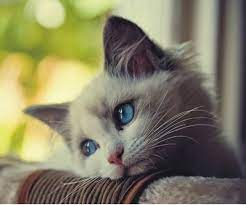
#> input picture Computer Vision with Opencv and Python/2. image processing with opencv/images/kedifoto.jpg, 246 x 205 px, found by its file name
$ python '1_resim_içe_aktarma.py'
#> lines starting #> are read from the running program, lines starting #| are printed output that depends on the picture
import cv2
import matplotlib.pyplot as plt

# içe aktarma
img = cv2.imread("kedifoto.jpg",0)
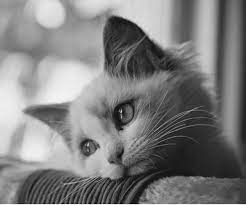
#> img: shape (205, 246); min 0, max 255, mean 126.5


# görselleştir
cv2.imshow("ilk resim",img)
k = cv2.waitKey(0) &0xFF
#> (key Esc is pressed here)
if k == 27:
    cv2.destroyAllWindows()
elif k==ord('s'):
    cv2.imwrite("kedi_gray.jpg",img)
    cv2.destroyAllWindows()

$ run again, with Computer Vision with Opencv and Python/2. image processing with opencv/images/animals.jpg copied over Computer Vision with Opencv and Python/2. image processing with opencv/images/kedifoto.jpg
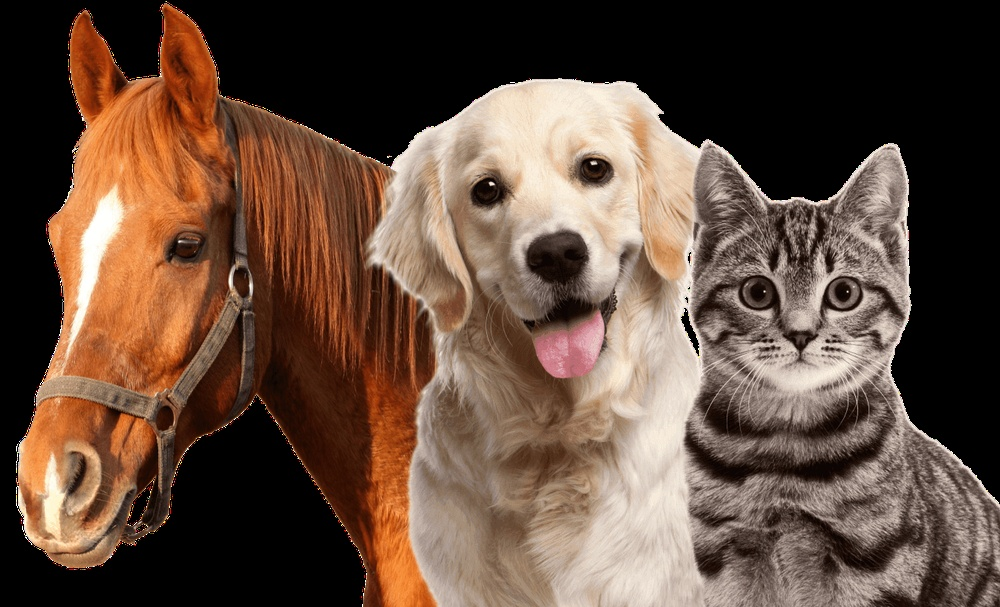
#> input picture Computer Vision with Opencv and Python/2. image processing with opencv/images/animals.jpg, 1000 x 607 px, shrunk from 1339 x 813 before the run, found by its file name
#> `img = cv2.imread("kedifoto.jpg",0)`:
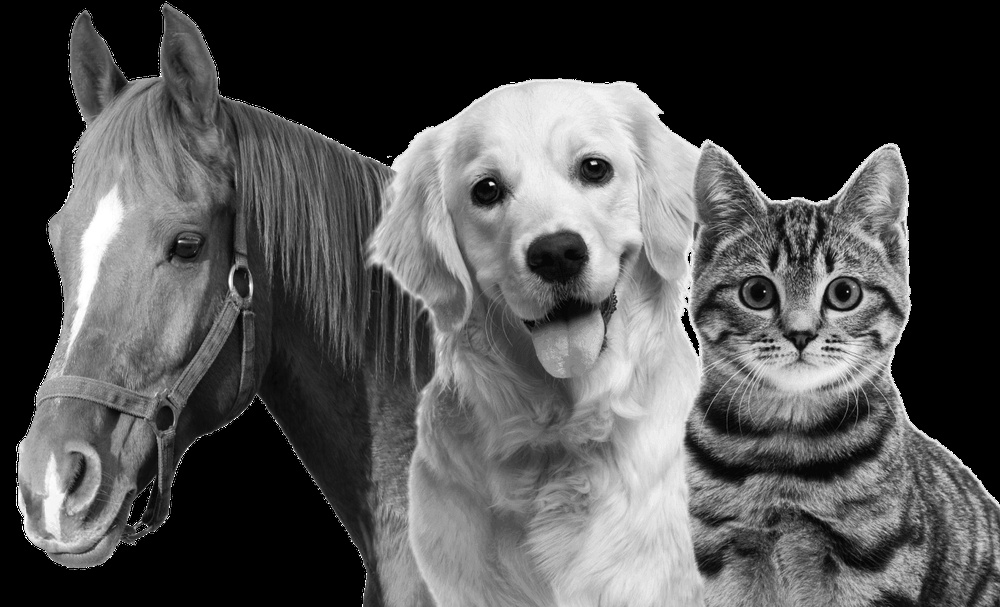
#> img: shape (607, 1000); min 0, max 255, mean 81.3
